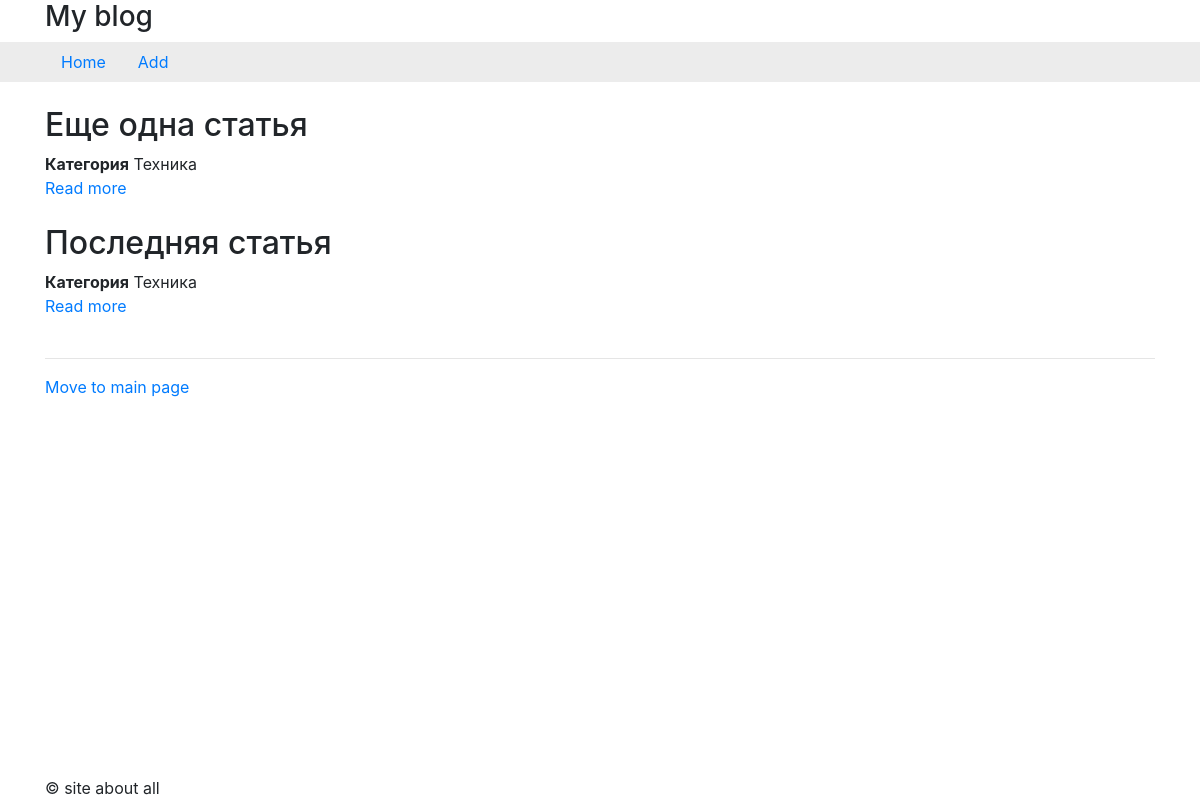
Before: /category/3 with the older database file.
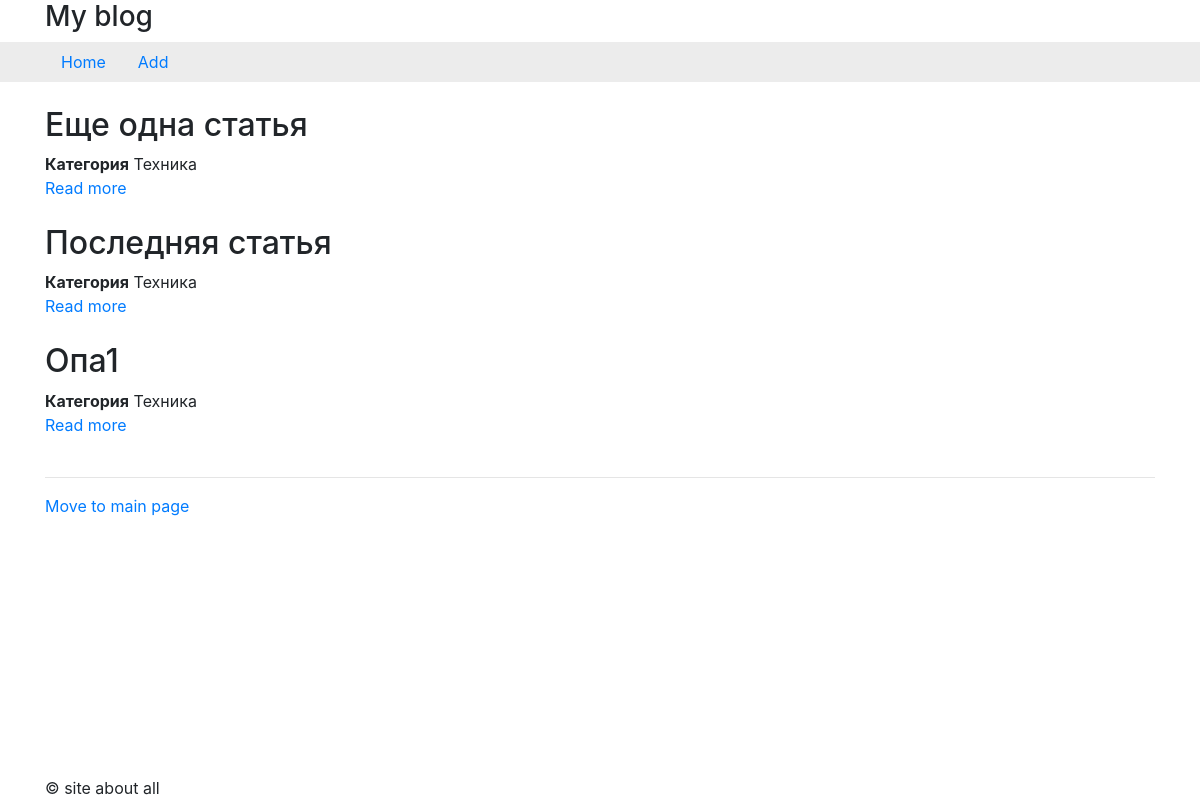
After: the same page with the newer database file.
### tables this page shows
CREATE TABLE `articles` (
  `id_article` int(10) UNSIGNED NOT NULL,
  `id_category` int(10) UNSIGNED NOT NULL,
  `title` varchar(32) NOT NULL,
  `text` varchar(512) NOT NULL,
  `date` timestamp NOT NULL DEFAULT current_timestamp()
);

CREATE TABLE `categories` (
  `id_category` int(10) UNSIGNED NOT NULL,
  `title` varchar(32) NOT NULL,
  `url` varchar(32) NOT NULL
);

### core/utils.php (called while the page is built, shortened)
<?php
function template(string $name, array $params = []): string
{
	$str = "tpl/$name.php";
	extract($params);
	include($str);
	$res = ob_get_clean();
	return $res;
}

### controllers/categoryController.php (called while the page is built, shortened)
<?php
$strId = URL_PARAMS['id'] ?? '';
$id = (int)$strId;
$category = getCategory($id);
if (is_array($category)) {
	$articles = getCategoryArticles($category['id_category']);
	$pageContent = template('tpl_category', [
		'articles' => $articles
	]);
} else {
	$pageTitle = 'Страница не найдена';
	$pageContent = template('tpl_404');
}

### model/categories.php (called while the page is built, shortened)
<?php
include_once("core/db.php");
function getCategory(string $id)
{
	$sql = "SELECT * FROM categories WHERE id_category = $id";
	$query = dbQuery($sql);
	$result = $query->fetch(PDO::FETCH_ASSOC);
	return $result;
}

### core/db.php (called while the page is built, shortened)
<?php
function dbInstance()
{
	static $db;
	if ($db === null) {
		$db = new PDO('mysql:host=localhost;dbname=lesson4_dz;charset=UTF8', 'root', 'root');
	}
	return $db;
}
function dbQuery(string $sql, array $params = [])
{
	$query = dbInstance()->prepare($sql);
	$query->execute($params);
	return $query;
}

### model/articles.php (called while the page is built, shortened)
<?php
include_once("core/db.php");
function getCategoryArticles($id)
{
	$sql = "SELECT * FROM articles WHERE id_category = $id";
	$query = dbQuery($sql);
	$result = $query->fetchAll(PDO::FETCH_ASSOC);
	return $result;
}

### tpl/tpl_category.php (the view)
<div class="articles">
	<? foreach($articles as $article):
		$category = getCategory($article['id_category']);
		?>
	<div class="article">
		<h2><?= $article['title'] ?></h2>
		<span><strong>Категория</strong> <?= $category['title'] ?></span> <br>
		<a href="<?= BASE_URL ?>article/<?= $article['id_article'] ?>">Read more</a>
		<br>
		<br>
	</div>
	<? endforeach; ?>
	<hr>
	<a href="<?= BASE_URL ?>">Move to main page</a>
</div>

Changed rows visible on the page:
added articles: title "Опа1", id_category.title "Техника"
